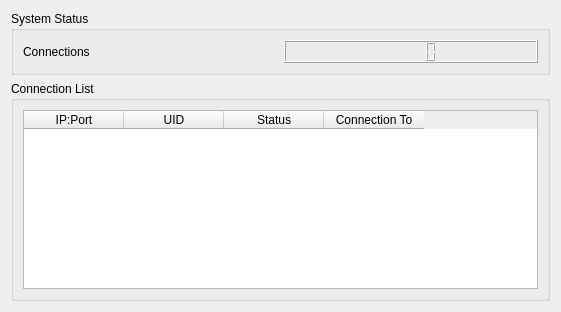
<?xml version="1.0" encoding="UTF-8"?>
<ui version="4.0">
 <class>Server</class>
 <widget class="QWidget" name="Server">
  <property name="geometry">
   <rect>
    <x>0</x>
    <y>0</y>
    <width>561</width>
    <height>312</height>
   </rect>
  </property>
  <property name="minimumSize">
   <size>
    <width>479</width>
    <height>0</height>
   </size>
  </property>
  <property name="windowTitle">
   <string>P2P Server</string>
  </property>
  <layout class="QVBoxLayout" name="verticalLayout">
   <item>
    <widget class="QGroupBox" name="groupBox">
     <property name="title">
      <string>System Status</string>
     </property>
     <layout class="QHBoxLayout" name="horizontalLayout">
      <item>
       <widget class="QLabel" name="label">
        <property name="text">
         <string>Connections</string>
        </property>
       </widget>
      </item>
      <item>
       <widget class="QLCDNumber" name="lcdNumber"/>
      </item>
     </layout>
    </widget>
   </item>
   <item>
    <widget class="QGroupBox" name="groupBox_2">
     <property name="title">
      <string>Connection List</string>
     </property>
     <layout class="QHBoxLayout" name="horizontalLayout_2">
      <item>
       <widget class="QTableWidget" name="tableWidget">
        <property name="autoScroll">
         <bool>true</bool>
        </property>
        <property name="showGrid">
         <bool>true</bool>
        </property>
        <property name="wordWrap">
         <bool>false</bool>
        </property>
        <property name="cornerButtonEnabled">
         <bool>true</bool>
        </property>
        <attribute name="verticalHeaderCascadingSectionResizes">
         <bool>false</bool>
        </attribute>
        <column>
         <property name="text">
          <string>IP:Port</string>
         </property>
        </column>
        <column>
         <property name="text">
          <string>UID</string>
         </property>
        </column>
        <column>
         <property name="text">
          <string>Status</string>
         </property>
        </column>
        <column>
         <property name="text">
          <string>Connection To</string>
         </property>
        </column>
       </widget>
      </item>
     </layout>
    </widget>
   </item>
  </layout>
 </widget>
 <resources/>
 <connections/>
</ui>
